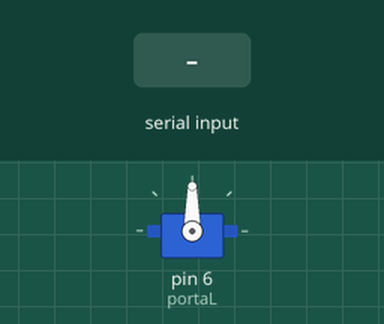
The sketch below on a simulated Arduino Uno, built with avr-gcc and run on an emulated ATmega328P. Shown: servo. Inputs (shaded band) come from the test bench.

Above: at 1.2 s.
1.3 s: "1" received over Serial
At 2.2 s:
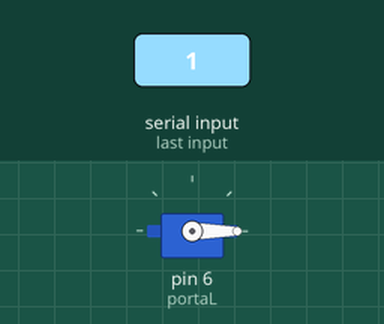
Timing chart, 0 to 4.3 s (numbered marks = the images above; inputs shaded):
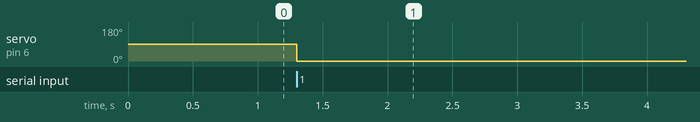

Measured:
- after the input at 1.3 s, servo on pin 6 (portaL): 90° → 0° at once

The sketch:

Deteksi_Masker.ino
```cpp
#include <SoftwareSerial.h>
SoftwareSerial mySerial(2, 3); // RX, TX
#include <Servo.h>
int buzzer = 7;
int sensor_pintu = 6;
int tombol = 5;
int relay = 4;
int kunci, kunci_2;
Servo portaL;

void setup () {
  Serial.begin(9600);
  portaL.attach(6);

}


String data;

void loop () {
  if (Serial.available() > 0) {
    char c = Serial.read();
    if (c != '/') {
      data += c;
    }
    else {
      data = "";
    }
    //lcd.clear();
  }

  if (data == "1") {
    portaL.write(0);//idle
  }
  if (data == "2") {
    portaL.write(90);//idle
  }


}
```
